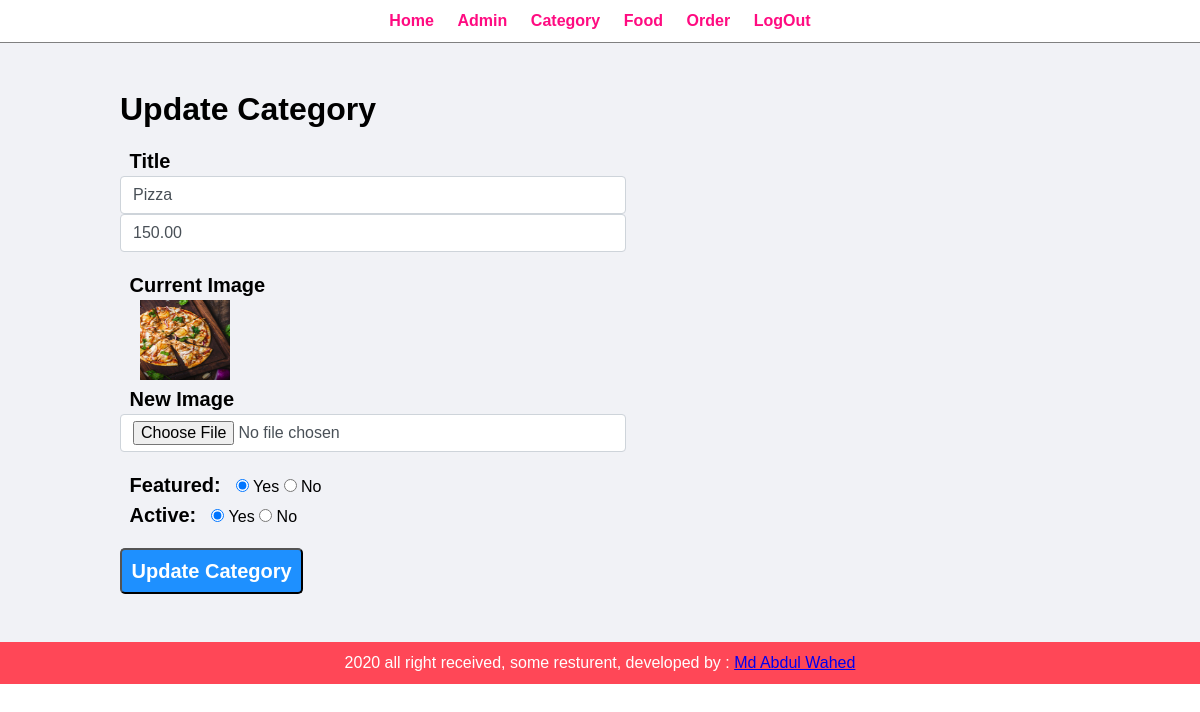
The page /admin/update_food.php?Id=2 (signed in) on the database its author committed.
### tables this page shows
CREATE TABLE `tbl_foods` (
  `Id` int(10) UNSIGNED NOT NULL,
  `title` varchar(100) NOT NULL,
  `description` text NOT NULL,
  `price` decimal(10,2) NOT NULL,
  `image_name` varchar(255) NOT NULL,
  `category_id` int(11) NOT NULL,
  `feature` varchar(10) NOT NULL,
  `active` varchar(10) NOT NULL
);

### admin/update_food.php (the view, shortened to what this page needs)
<?php include("include/menu.php")?>
<?php
if (!isset($_SESSION['user']))
	{
		 echo "<script>window.open('login.php','_self')</script>";
	}else{
 ?>
<div class="main_content">
		<div class="b">
		<h1>Update Category</h1>
		<br>
		<?php
	if (isset($_GET['Id'])) {
		$update_food=$_GET['Id'];
		$get_food="SELECT * FROM `tbl_foods` WHERE `Id`='$update_food'";
		$run_food = mysqli_query($con,$get_food);
		$count = mysqli_num_rows($run_food);
		if ($count==1) {
			$row_foods=mysqli_fetch_array($run_food);
			$title = $row_foods['title'];
			$price = $row_foods['price'];
			$current_image = $row_foods['image_name'];
			$featured = $row_foods['feature'];
			$Active = $row_foods['active'];
		}else{
			$_SESSION['no-food-found'] = "<div class='error'>Category not found</div>";
			echo "<script>window.open('manage_food.php','_self')</script>";
		}
	}else{
		echo "<script>window.open('manage_food.php','_self')</script>";
	}
	?>
<form action="" method="post" enctype="multipart/form-data" >
	<label class="label">Title</label>
	<input type="text" class="control" name="title" value="<?php echo $title?>" required="">
	<input type="text" class="control" name="price" value="<?php echo $price?>" required="">
	<br>
	<label class="label">Current Image</label>
	<br>
	<?php
	if ($current_image!="") {
		?>
		<img src="images/food/<?php echo $current_image;?>" width="90" height="80"style="margin-left: 20px;">
		<?php
	}else{
		echo "<div class='error' style='margin-left: 10px;'>image not added</div>";
	}
	?>
	<br>
	<label class="label">New Image</label>
	<input type="file" class="control" name="image" >
	<br>
	<label class="label">Featured: </label>
	<input <?php if ($featured=="yes") {echo "checked";} ?> type="radio"  name="featured" value="yes"> Yes
	<input <?php if ($featured=="no") {echo "checked";} ?> type="radio"  name="featured" value="no"> No
	<br>
	<label class="label">Active: </label>
	<input <?php if ($Active=="yes") {echo "checked";} ?> type="radio"  name="active" value="yes"> Yes
	<input <?php if ($Active=="no") {echo "checked";} ?> type="radio"  name="active" value="no"> No
	<br><br>
	<input type="submit" class="btn-primary primary " name="submit" value="Update Category" >
</form>
</div>
</div>
<?php include("include/footer.php")?>
<?php } ?>

### admin/css/style.css (style rules this page uses)
* { margin: 0 0; padding: 0 0; font-family: Arial, Helvetica, sans-serif; }
.b { padding: 1%; width: 80%; margin: 0 auto; }
.btn-primary { background-color: #1e90ff; padding: 1%; color: white; text-decoration: none; font-weight: bold; }
.control { display: block; width: 50%; padding: .375rem .75rem; font-size: 1rem; line-height: 1.5; color: #495057; background-color: #fff; background-clip: padding-box; border: 1px solid #ced4da; border-radius: .25rem; transition: border-color .15s ease-in-out,box-shadow .15s ease-in-out; }
.label { font-weight: bold; font-size: 20px; line-height: 1.5; padding: 1%; }
.primary { cursor: pointer; border-radius: 5px; font-size: 20px; transition: border-color .15s ease-in-out,box-shadow .15s ease-in-out; float: left; }
.main_content { background-color: #f1f2f6; padding: 3% 0; }

### rows shown on the page
tbl_foods: title "Pizza", price "150.00", image_name (picture), feature "☑", active "☑"
